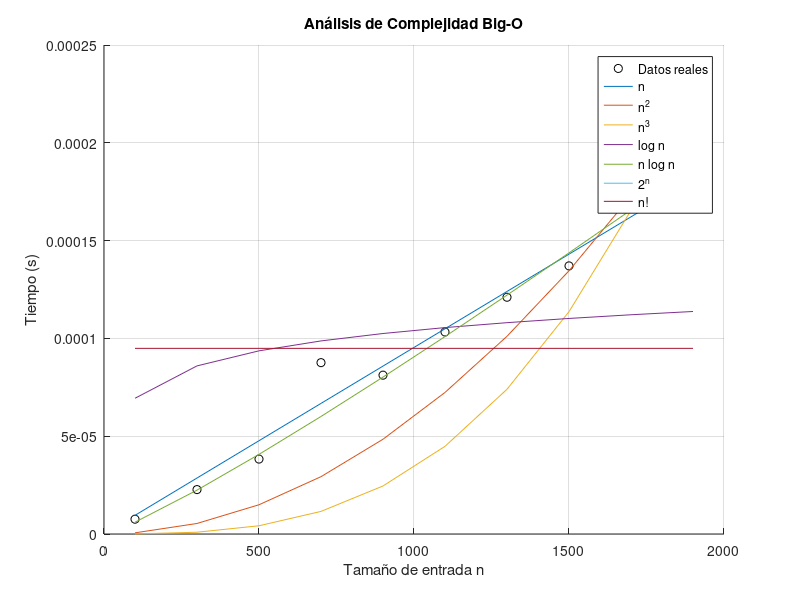

MATLAB code to generate this figure:
% Datos de medición
n = [100 300 500 700 900 1100 1300 1500 1700 1900 ];
t = [7.575e-06 2.2702e-05 3.8312e-05 8.7604e-05 8.1212e-05 0.000103293 0.000121047 0.000137067 0.000173756 0.000176561 ];

% Modelos de complejidad
models = {
  'n', n;
  'n^2', n.^2;
  'n^3', n.^3;
  'log n', log(n);
  'n log n', n.*log(n);
  '2^n', 2.^n;
  'n!', arrayfun(@(x) factorial(min(x,10)), n)
};

% Ajuste y error
errors = zeros(size(models,1),1);
scales = zeros(size(models,1),1);

for i = 1:size(models,1)
  f = models{i,2};
  a = (f * t') / (f * f');
  scales(i) = a;
  errors(i) = norm(a*f - t);
end

figure; hold on; grid on;
plot(n, t, 'ko', 'DisplayName', 'Datos reales');
for i = 1:size(models,1)
  plot(n, scales(i)*models{i,2}, 'DisplayName', models{i,1});
end
xlabel('Tamaño de entrada n');
ylabel('Tiempo (s)');
title('Análisis de Complejidad Big-O');
legend('show');

[bestError, idx] = min(errors);
fprintf('Mejor ajuste Big-O: %s\n', models{idx,1});
